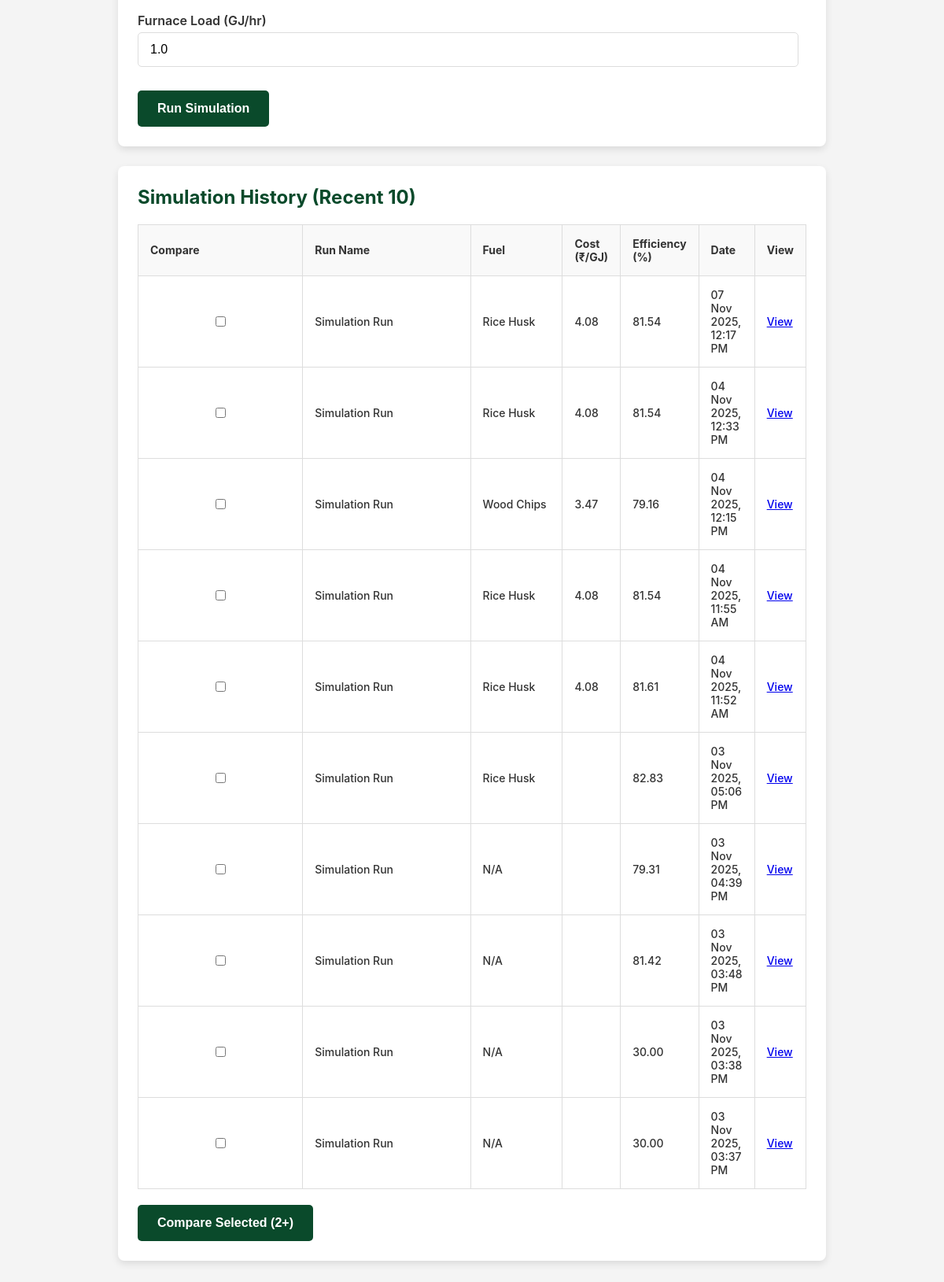
The app's page / (lower part), older data.
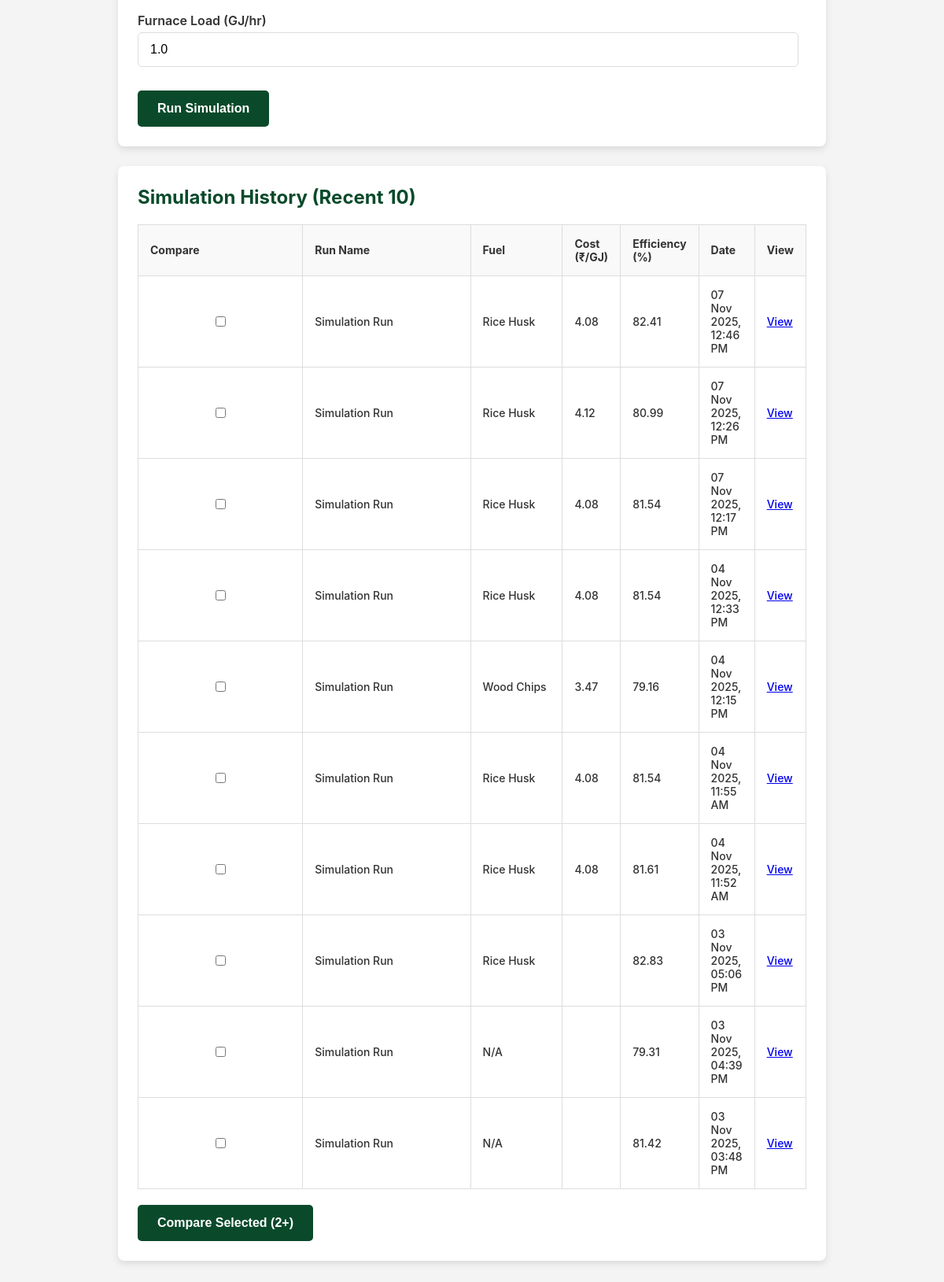
The same page, newer data.
### combustion_app/models.py (models this page shows, shortened)
class FurnaceRun(models.Model):
    name = models.CharField(max_length=100, default="Simulation Run")
    run_date = models.DateTimeField(auto_now_add=True)
    fuel = models.ForeignKey(Fuel, on_delete=models.SET_NULL, null=True)
    moisture_percent = models.FloatField(default=10.0, verbose_name="Moisture (%)")
    excess_air_percent = models.FloatField(default=30.0, verbose_name="Excess Air (%)")
    furnace_load_gj_hour = models.FloatField(default=1.0, verbose_name="Furnace Load (GJ/hr)")
    calculated_efficiency = models.FloatField(null=True, blank=True, verbose_name="Efficiency (%)")
    exhaust_temp_c = models.FloatField(null=True, blank=True, verbose_name="Exhaust Temp (°C)")
    flue_gas_co2_percent = models.FloatField(null=True, blank=True, verbose_name="Flue Gas CO2 (%)")
    t_adiabatic_c = models.FloatField(null=True, blank=True, verbose_name="Adiabatic Temp (°C)")
    cost_per_gj = models.FloatField(null=True, blank=True, verbose_name="Cost (₹/GJ)")
    cost_per_hour = models.FloatField(null=True, blank=True, verbose_name="Cost (₹/hr)")
    emissions_co_ppm = models.FloatField(null=True, blank=True, verbose_name="CO (ppm)")
    emissions_nox_ppm = models.FloatField(null=True, blank=True, verbose_name="NOx (ppm)")

class Fuel(models.Model):
    name = models.CharField(max_length=100, unique=True)
    C = models.FloatField(default=0.35, verbose_name="Carbon (C) %")
    H = models.FloatField(default=0.04, verbose_name="Hydrogen (H) %")
    O = models.FloatField(default=0.40, verbose_name="Oxygen (O) %")
    N = models.FloatField(default=0.005, verbose_name="Nitrogen (N) %")
    S = models.FloatField(default=0.005, verbose_name="Sulfur (S) %")
    Ash = models.FloatField(default=0.20, verbose_name="Ash %")
    hhv_mj_kg = models.FloatField(default=16.0, verbose_name="HHV (MJ/kg)")
    cost_per_tonne = models.FloatField(default=50.0, verbose_name="Cost (₹/tonne)") # <-- NEW
    def __str__(self):
        return self.name

### combustion_app/views.py (the view, shortened to what this page needs)
# urls.py: path('', views.simulation_input, name='simulation_input'),
def simulation_input(request):
    form = FurnaceRunForm()
    history_runs = FurnaceRun.objects.all().order_by('-run_date')[:10]
    context = {
        'form': form,
        'title': 'Furnace Model Input',
        'history_runs': history_runs # Pass history to template
    }
    return render(request, 'combustion_app/input_form.html', context)

### combustion_app/forms.py
class FurnaceRunForm(forms.ModelForm):
    fuel = forms.ModelChoiceField(queryset=Fuel.objects.all(),
                                  empty_label="--- Select a Fuel ---",
                                  widget=forms.Select(attrs={'class': 'form-control'}))
    class Meta:
        model = FurnaceRun
        fields = ['name', 'fuel', 'moisture_percent', 'excess_air_percent', 'furnace_load_gj_hour'] # <-- UPDATED
        widgets = {
            'name': forms.TextInput(attrs={'placeholder': 'e.g., Test Run 1'}),
            'moisture_percent': forms.NumberInput(attrs={'step': 1, 'min': 1, 'max': 50}),
            'excess_air_percent': forms.NumberInput(attrs={'step': 5, 'min': 10, 'max': 200}),
            'furnace_load_gj_hour': forms.NumberInput(attrs={'step': 0.1, 'min': 0.1, 'max': 100}), # <-- NEW
        }

### combustion_app/templates/combustion_app/input_form.html (shortened to what this page needs)
{% extends 'combustion_app/base.html' %}
{% block content %}
<div class="card">
    <form method="post">
        <div class="form-group">
            <label for="{{ form.furnace_load_gj_hour.id_for_label }}">{{ form.furnace_load_gj_hour.label }}</label>
            {{ form.furnace_load_gj_hour }}
        </div>
        <button type="submit" class="btn">Run Simulation</button>
    </form>
</div>
<div class="card">
    <h2>Simulation History (Recent 10)</h2>
    <form action="{% url 'compare_view' %}" method="GET">
        <table class="results-table" style="font-size: 14px;">
            <thead>
                <tr>
                    <th>Compare</th>
                    <th>Run Name</th>
                    <th>Fuel</th>
                    <th>Cost (₹/GJ)</th>
                    <th>Efficiency (%)</th>
                    <th>Date</th>
                    <th>View</th>
                </tr>
            </thead>
            <tbody>
                {% for run in history_runs %}
                <tr>
                    <td style="text-align: center;">
                        <input type="checkbox" name="run_ids" value="{{ run.id }}">
                    </td>
                    <td>{{ run.name }}</td>
                    <td>{{ run.fuel.name|default:"N/A" }}</td>
                    <td>{{ run.cost_per_gj|floatformat:2 }}</td>
                    <td>{{ run.calculated_efficiency|floatformat:2 }}</td>
                    <td>{{ run.run_date|date:"d M Y, h:i A" }}</td>
                    <td><a href="{% url 'simulation_results' run_id=run.id %}">View</a></td>
                </tr>
                {% empty %}
                <tr>
                    <td colspan="7" style="text-align: center;">No simulation history found.</td>
                </tr>
                {% endfor %}
            </tbody>
        </table>
        <button type="submit" class="btn" style="margin-top: 20px;">Compare Selected (2+)</button>
    </form>
</div>
{% endblock %}

### combustion_app/templates/combustion_app/base.html (shortened to what this page needs)
<!DOCTYPE html>
<html lang="en">
  <head>
  </head>
  <body>
    <div class="container">
       {% block content %}{% endblock %}
    </div>
  </body>
</html>

Row changes from the older to the newer data that the page shows:
no longer on this page (row unchanged): FurnaceRun: name "Simulation Run", fuel.name "N/A", calculated_efficiency "30.00", run_date "03 Nov 2025, 03:38 PM"
no longer on this page (row unchanged): FurnaceRun: name "Simulation Run", fuel.name "N/A", calculated_efficiency "30.00", run_date "03 Nov 2025, 03:37 PM"
added FurnaceRun: name "Simulation Run", fuel.name "Rice Husk", cost_per_gj "4.08", calculated_efficiency "82.41", run_date "07 Nov 2025, 12:46 PM"
added FurnaceRun: name "Simulation Run", fuel.name "Rice Husk", cost_per_gj "4.12", calculated_efficiency "80.99", run_date "07 Nov 2025, 12:26 PM"
